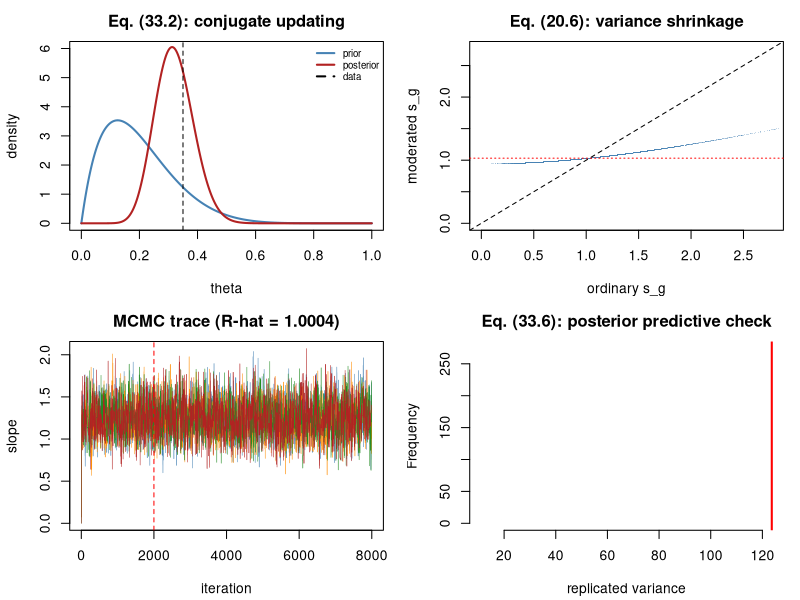

R code for this plot:
#' ---
#' title: "Module 33 - Bayesian reasoning and hierarchical shrinkage"
#' output: html_document
#' ---
#'
#' **Curriculum link:** `stats.md` -> Topic 33, equations (33.1)-(33.7)
#'
#' With 3 replicates and 20,000 genes, each gene alone is uninformative -- but
#' the ENSEMBLE is not.
#'
#' ## What you will learn
#'
#' 1. Conjugate updating (33.2)-(33.3); the posterior mean is a
#'    precision-weighted average.
#' 2. **The James-Stein theorem (33.5)**: shrinkage is a FREQUENTIST result.
#' 3. Empirical Bayes: a from-scratch **moderated t-test** (limma, eq. 20.6).
#' 4. Posterior predictive checks (33.6).
#' 5. A Metropolis sampler with convergence diagnostics.
#' 6. Why Bayes factors (33.7) are prior-sensitive.

#+ setup, message = FALSE
MODULE_NAME <- "33_bayesian_and_shrinkage"
OUT <- file.path(Sys.getenv("STATS_OUT", unset = "results"), MODULE_NAME)
dir.create(OUT, recursive = TRUE, showWarnings = FALSE)
header <- function(txt) cat("\n", strrep("=", 72), "\n", txt, "\n",
                            strrep("=", 72), "\n", sep = "")

#' ## 1. Conjugate updating, eq. (33.2)-(33.3)

#+ conjugate
header("1. Beta-binomial and normal-normal conjugacy (33.2)-(33.3)")
a0 <- 2; b0 <- 8; y_obs <- 14; n_obs <- 40
a1 <- a0 + y_obs; b1 <- b0 + n_obs - y_obs                       # eq. (33.2)
cat(sprintf("  prior Beta(%g, %g): mean %.3f, worth %g pseudo-observations\n",
            a0, b0, a0/(a0+b0), a0+b0))
cat(sprintf("  data: %d/%d = %.3f\n", y_obs, n_obs, y_obs/n_obs))
cat(sprintf("  posterior Beta(%g, %g): mean %.3f\n", a1, b1, a1/(a1+b1)))
cat(sprintf("  95%% CREDIBLE interval [%.3f, %.3f]\n",
            qbeta(0.025, a1, b1), qbeta(0.975, a1, b1)))
cat(sprintf("  P(theta > 0.30 | data) = %.4f\n", pbeta(0.30, a1, b1, lower.tail = FALSE)))
cat("  A credible interval IS a probability statement about theta given the\n")
cat("  data - which is what people wrongly believe a confidence interval to be.\n")
cat("\n  Normal-normal (33.3): posterior mean = lambda*y + (1-lambda)*mu0\n")
cat(sprintf("  %22s%10s%17s\n", "sigma^2 (data noise)", "lambda", "weight on data"))
for (s2 in c(0.1, 0.5, 1, 4, 20)) {
  lam <- 1/(1 + s2)
  cat(sprintf("  %22.1f%10.3f%16.1f%%\n", s2, lam, 100*lam))
}
cat("  Noisier data -> more shrinkage toward the prior. Compare with the\n")
cat("  mixed-model BLUP, eq. (14.6): it is the SAME formula.\n")

#' ## 2. The James-Stein theorem, eq. (33.5)

#+ james-stein
header("2. James-Stein: shrinkage wins, provably (33.5)")
james_stein <- function(y, sigma2 = 1) {                         # eq. (33.5)
  max(1 - (length(y) - 2)*sigma2/sum(y^2), 0) * y                # positive part
}
set.seed(2301)
cat(sprintf("  %-34s%11s%10s%12s\n", "scenario", "MLE risk", "JS risk", "JS better?"))
scenarios <- list("all means zero" = rep(0, 20),
                  "means near zero (typical omics)" = rnorm(20, 0, 0.4),
                  "means well spread" = rnorm(20, 0, 2),
                  "one huge outlier" = c(rep(0, 19), 10))
for (nm in names(scenarios)) {
  theta <- scenarios[[nm]]
  r <- replicate(3000, {
    y <- theta + rnorm(length(theta))
    c(sum((y - theta)^2), sum((james_stein(y) - theta)^2))
  })
  cat(sprintf("  %-34s%11.2f%10.2f%12s\n", nm, mean(r[1, ]), mean(r[2, ]),
              mean(r[2, ]) < mean(r[1, ])))
}
cat("\n  JS wins in EVERY case (that is the theorem), and wins MOST when the\n")
cat("  true effects are clustered near zero - exactly the omics situation.\n")
cat("  This is NOT a Bayesian assumption; it is a frequentist theorem, and it\n")
cat("  is the licence for every shrinkage method in this course.\n")

#' ## 3. Empirical Bayes: a moderated t-test, eq. (20.6)
#'
#' $$\tilde s_g^2=\frac{d_0s_0^2+d_gs_g^2}{d_0+d_g},\qquad
#'   \tilde t_g \sim t_{d_g+d_0}$$

#+ moderated-t
header("3. From-scratch moderated t-test (20.6)")
fit_prior_variance <- function(s2, df) {
  ## Match moments of log(s2), as limma does. Var(log s2) exceeds
  ## trigamma(df/2) by exactly trigamma(d0/2); solve for d0. A ROBUST (MAD)
  ## estimate of the spread is essential - a few near-zero variances would
  ## otherwise dominate and collapse the shrinkage.
  e <- log(s2) - digamma(df/2) + log(df/2)
  target <- (mad(e))^2 - trigamma(df/2)
  if (target <= 0) return(list(d0 = Inf, s0_2 = exp(mean(e))))
  f <- function(d0) trigamma(d0/2) - target
  if (f(1e-4) * f(1e4) > 0) return(list(d0 = Inf, s0_2 = exp(mean(e))))
  d0 <- uniroot(f, c(1e-4, 1e4))$root
  list(d0 = d0, s0_2 = exp(mean(e) + digamma(d0/2) - log(d0/2)))
}
moderated_t <- function(A, B) {
  n1 <- ncol(A); n2 <- ncol(B); df <- n1 + n2 - 2
  diff <- rowMeans(A) - rowMeans(B)
  s2 <- ((n1-1)*apply(A, 1, var) + (n2-1)*apply(B, 1, var)) / df
  s2 <- pmax(s2, 1e-12)
  pr <- fit_prior_variance(s2, df)
  if (is.infinite(pr$d0)) { s2t <- rep(pr$s0_2, length(s2)); total_df <- Inf }
  else { s2t <- (pr$d0*pr$s0_2 + df*s2)/(pr$d0 + df); total_df <- df + pr$d0 }
  se <- sqrt(s2t * (1/n1 + 1/n2))
  t <- diff/se
  list(t = t, p = 2*pt(abs(t), total_df, lower.tail = FALSE), s2 = s2, s2t = s2t,
       d0 = pr$d0, s0_2 = pr$s0_2, df_total = total_df, diff = diff)
}
set.seed(2302)
G <- 6000; n_rep <- 3; n_de <- 400
true_sd <- sqrt(1/rgamma(G, 5, 5))
is_de <- c(rep(TRUE, n_de), rep(FALSE, G - n_de))
delta <- ifelse(is_de, 2.6 * sample(c(-1, 1), G, TRUE), 0)
A <- matrix(rnorm(G*n_rep, delta, true_sd), nrow = G)
B <- matrix(rnorm(G*n_rep, 0, true_sd), nrow = G)
mod <- moderated_t(A, B)
ord_p <- sapply(1:G, function(i) t.test(A[i, ], B[i, ], var.equal = TRUE)$p.value)
cat(sprintf("  G = %d, n = %d per group, %d truly differential\n", G, n_rep, n_de))
cat(sprintf("  estimated prior df d0 = %.2f   (the ordinary test has only %d df)\n",
            mod$d0, 2*n_rep - 2))
cat(sprintf("  moderated tests use %.2f df - the equivalent of several extra\n",
            mod$df_total))
cat("  samples, for free.\n")
cat(sprintf("\n  %-22s%10s%10s%11s%8s%8s\n", "method", "rejected", "true pos",
            "false pos", "sens", "FDP"))
for (row_ in list(list("ordinary t", ord_p), list("moderated t (20.6)", mod$p))) {
  q <- p.adjust(row_[[2]], "BH"); rej <- q < 0.05
  cat(sprintf("  %-22s%10d%10d%11d%8.2f%8.3f\n", row_[[1]], sum(rej),
              sum(rej & is_de), sum(rej & !is_de), sum(rej & is_de)/n_de,
              sum(rej & !is_de)/max(sum(rej), 1)))
}
worst <- order(mod$s2)[1:5]
cat("\n  The pathology this removes - genes with an accidentally TINY s_g:\n")
cat(sprintf("  %8s%10s%14s%15s%11s\n", "gene", "s_g^2", "ordinary |t|",
            "moderated |t|", "truly DE?"))
for (g in worst)
  cat(sprintf("  %8d%10.5f%14.2f%15.2f%11s\n", g, mod$s2[g],
              abs(t.test(A[g, ], B[g, ], var.equal = TRUE)$statistic),
              abs(mod$t[g]), is_de[g]))
cat("  Without moderation these dominate the top of the gene list purely\n")
cat("  because their variance estimate was unluckily small.\n")

#' ## 4. Posterior predictive checks, eq. (33.6)

#+ ppc
header("4. Posterior predictive check: can the model reproduce the data? (33.6)")
set.seed(2303)
y_real <- rnbinom(300, mu = 15, size = 2)          # overdispersed TRUTH
lam_hat <- mean(y_real)
ppc <- function(y, simulate, stat, n_sim = 4000) {
  obs <- stat(y)
  reps <- replicate(n_sim, stat(simulate(length(y))))
  list(obs = obs, reps = reps, p = mean(reps >= obs))
}
stats_to_check <- list(variance = var,
                       `proportion of zeros` = function(v) mean(v == 0),
                       maximum = max)
cat(sprintf("  Fitting a POISSON model to negative-binomial data (lambda_hat = %.2f)\n",
            lam_hat))
cat(sprintf("  %-24s%11s%17s%13s\n", "statistic", "observed", "mean replicate",
            "ppc p-value"))
for (nm in names(stats_to_check)) {
  r <- ppc(y_real, function(k) rpois(k, lam_hat), stats_to_check[[nm]])
  cat(sprintf("  %-24s%11.3f%17.3f%13.4f\n", nm, r$obs, mean(r$reps), r$p))
}
phi_hat <- max((var(y_real) - lam_hat)/lam_hat^2, 1e-6)
cat("\n  Now the CORRECT negative-binomial model:\n")
for (nm in names(stats_to_check)) {
  r <- ppc(y_real, function(k) rnbinom(k, mu = lam_hat, size = 1/phi_hat),
           stats_to_check[[nm]])
  cat(sprintf("  %-24s%11.3f%17.3f%13.4f\n", nm, r$obs, mean(r$reps), r$p))
}
cat("\n  ppc p-values near 0 or 1 mean the model CANNOT reproduce that feature\n")
cat("  of the data. This is the Bayesian analogue of residual diagnostics.\n")

#' ## 5. A Metropolis sampler with convergence diagnostics

#+ mcmc
header("5. MCMC and the diagnostics you must report")
metropolis <- function(log_post, init, n_iter = 8000, step = 0.4, seed = 1) {
  set.seed(seed)
  x <- init; chain <- matrix(NA, n_iter, length(x)); lp <- log_post(x); acc <- 0
  for (i in seq_len(n_iter)) {
    prop <- x + rnorm(length(x), 0, step)
    lp_prop <- log_post(prop)
    if (log(runif(1)) < lp_prop - lp) { x <- prop; lp <- lp_prop; acc <- acc + 1 }
    chain[i, ] <- x
  }
  list(chain = chain, acc = acc/n_iter)
}
set.seed(2304)
n <- 200; xv <- rnorm(n)
yv <- rbinom(n, 1, plogis(-0.4 + 1.2*xv))
log_posterior <- function(beta) {
  eta <- beta[1] + beta[2]*xv
  sum(yv*eta - log1p(exp(eta))) + sum(dnorm(beta, 0, 2.5, log = TRUE))
}
chains <- lapply(1:4, function(s) metropolis(log_posterior, c(0, 0), seed = s)$chain)
acc <- metropolis(log_posterior, c(0, 0), seed = 1)$acc
burn <- 2000
post <- do.call(rbind, lapply(chains, function(ch) ch[-(1:burn), ]))
r_hat <- function(chains, burn) {
  x <- lapply(chains, function(ch) ch[-(1:burn),, drop = FALSE])
  m <- length(x); nn <- nrow(x[[1]])
  W <- rowMeans(sapply(x, function(ch) apply(ch, 2, var)))
  B <- nn * apply(sapply(x, colMeans), 1, var)
  sqrt(((nn-1)/nn * W + B/nn) / W)
}
ess <- function(v) {
  v <- v - mean(v); nn <- length(v)
  ac <- acf(v, lag.max = min(nn - 1, 500), plot = FALSE)$acf[-1]
  k <- which(ac < 0.05)[1]; if (is.na(k)) k <- length(ac)
  nn / (1 + 2*sum(ac[seq_len(max(k - 1, 1))]))
}
rh <- r_hat(chains, burn)
cat(sprintf("  acceptance rate = %.3f   (0.2-0.4 is healthy for random walk)\n", acc))
cat(sprintf("  %-14s%12s%24s%8s%9s\n", "parameter", "post. mean", "95% credible",
            "R-hat", "ESS"))
for (j in 1:2) {
  ci <- quantile(post[, j], c(0.025, 0.975))
  cat(sprintf("  %-14s%12.4f   [%7.4f, %7.4f]%8.4f%9.0f\n",
              c("intercept", "slope")[j], mean(post[, j]), ci[1], ci[2], rh[j],
              ess(chains[[1]][-(1:burn), j])))
}
cat("  truth: intercept -0.400, slope 1.200\n")
cat("\n  NEVER report a posterior without R-hat < 1.01 and ESS > 400.\n")
mle <- glm(yv ~ xv, family = binomial())
cat(sprintf("\n  frequentist MLE: intercept %+.4f, slope %+.4f\n",
            coef(mle)[1], coef(mle)[2]))
cat("  With a weakly informative prior and n=200 the two coincide. The prior\n")
cat("  matters at SMALL n - precisely when regularisation is most valuable.\n")

#' ## 6. Bayes factors are prior-sensitive, eq. (33.7)

#+ bayes-factor
header("6. Lindley's paradox (33.7)")
z_obs <- 2.5; n_bf <- 100; sigma <- 1
se <- sigma/sqrt(n_bf); y_bar <- z_obs*se
cat(sprintf("  data: y_bar = %.4f, SE = %.4f, z = %.1f, p = %.4f\n",
            y_bar, se, z_obs, 2*pnorm(z_obs, lower.tail = FALSE)))
cat(sprintf("\n  %24s%10s  interpretation\n", "prior SD tau under H1", "BF_10"))
for (tau in c(0.05, 0.1, 0.5, 1, 5, 50)) {
  bf <- dnorm(y_bar, 0, sqrt(tau^2 + se^2)) / dnorm(y_bar, 0, se)
  note <- if (bf > 3) "favours H1" else if (bf < 1/3) "favours H0" else "ambiguous"
  cat(sprintf("  %24.2f%10.3f  %s\n", tau, bf, note))
}
cat("\n  The SAME data give BF from strongly favouring H1 to favouring H0,\n")
cat("  purely by changing the prior width. The p-value did not move. If you\n")
cat("  report a Bayes factor, report its sensitivity across prior scales.\n")

#' ## 7. Figure

#+ figure
png(file.path(OUT, "bayes.png"), width = 1100, height = 800, res = 110)
par(mfrow = c(2, 2), mar = c(4.2, 4.2, 2.5, 1))
gx <- seq(0, 1, length.out = 400)
plot(gx, dbeta(gx, a0, b0), type = "l", lwd = 2, col = "steelblue", ylim = c(0, 6),
     xlab = "theta", ylab = "density", main = "Eq. (33.2): conjugate updating")
lines(gx, dbeta(gx, a1, b1), lwd = 2, col = "firebrick")
abline(v = y_obs/n_obs, lty = 2)
legend("topright", c("prior", "posterior", "data"), col = c("steelblue","firebrick","black"),
       lty = c(1,1,2), lwd = 2, bty = "n", cex = 0.7)
lim <- c(0, quantile(sqrt(mod$s2), 0.995))
plot(sqrt(mod$s2), sqrt(mod$s2t), pch = ".", col = adjustcolor("steelblue", 0.3),
     xlim = lim, ylim = lim, xlab = "ordinary s_g", ylab = "moderated s_g",
     main = "Eq. (20.6): variance shrinkage")
abline(0, 1, lty = 2); abline(h = sqrt(mod$s0_2), col = "red", lty = 3)
matplot(sapply(chains, function(ch) ch[, 2]), type = "l", lty = 1, lwd = 0.5,
        col = c("steelblue","darkorange","forestgreen","firebrick"),
        xlab = "iteration", ylab = "slope",
        main = sprintf("MCMC trace (R-hat = %.4f)", rh[2]))
abline(v = burn, col = "red", lty = 2)
r <- ppc(y_real, function(k) rpois(k, lam_hat), var)
hist(r$reps, breaks = 50, col = "lightsteelblue", border = "white",
     xlim = range(c(r$reps, r$obs)), main = "Eq. (33.6): posterior predictive check",
     xlab = "replicated variance")
abline(v = r$obs, col = "red", lwd = 2)
invisible(dev.off())
cat("\nFigure written to", file.path(OUT, "bayes.png"), "\n")

#' ## Decision rules (from `stats.md` Topic 33)
#'
#' 1. Use empirical Bayes shrinkage whenever you have many parallel features
#'    and few replicates.
#' 2. Report credible intervals AS probability statements, and say so.
#' 3. Make priors explicit, weakly informative, and checked.
#' 4. Check convergence (R-hat, ESS) before interpreting anything.
#'
#' **Next:** `34_diagnostics_and_reproducibility.R`
